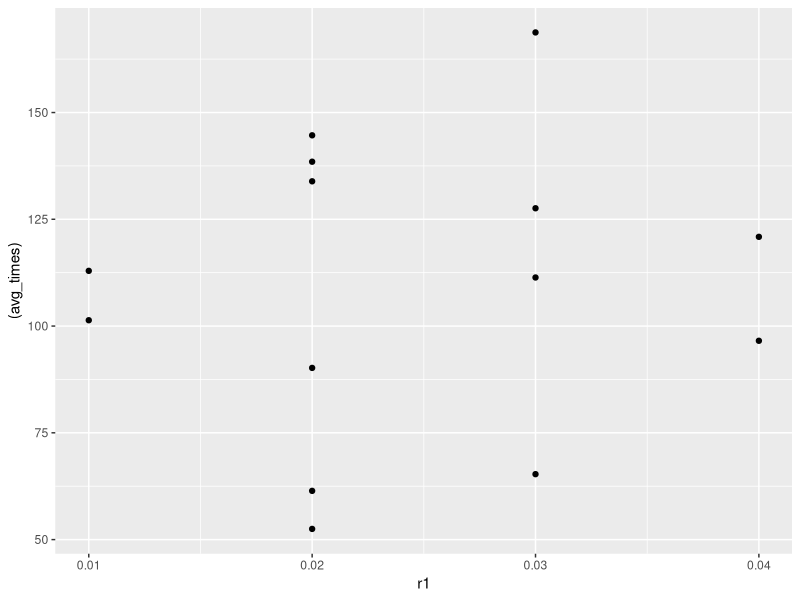
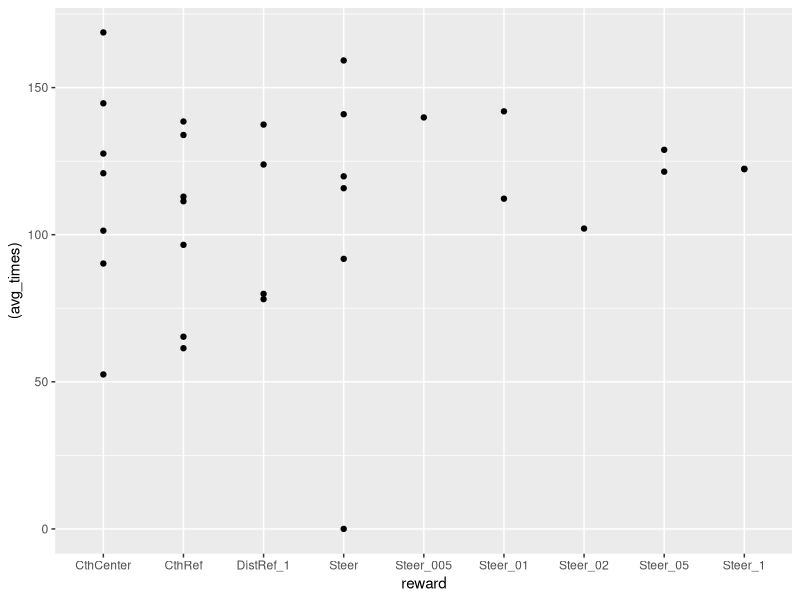

Source code (R) for these figures, in order: (Note: this script raises an error after producing the figures.)
test_data = read.csv("DataTable.csv")

library(reshape2)
library(ggplot2)
library(dplyr)

test_data %>%
   filter(reward=="CthRef" | reward=="CthCenter")%>%
 # filter(reward=="CthCenter")%>%
  select(avg_times, success_rate, test_number, r1, reward) %>%
  ggplot(aes(x=r1, y=(avg_times)))+
  geom_point()

test_data %>%
  filter(EvalName=="reward_1"|EvalName=="reward")%>%
  select(avg_times, success_rate, test_number, reward) %>%
  ggplot(aes(x=reward, y=(avg_times)))+
  geom_point()

test_data %>%
  filter(EvalName=="reward_1"||reward=="CthCenter")%>%
  select(avg_times, success_rate, test_number, reward) %>%
  ggplot(aes(x=reward, y=(avg_times)))+
  geom_point()
# ylim(380, 720)